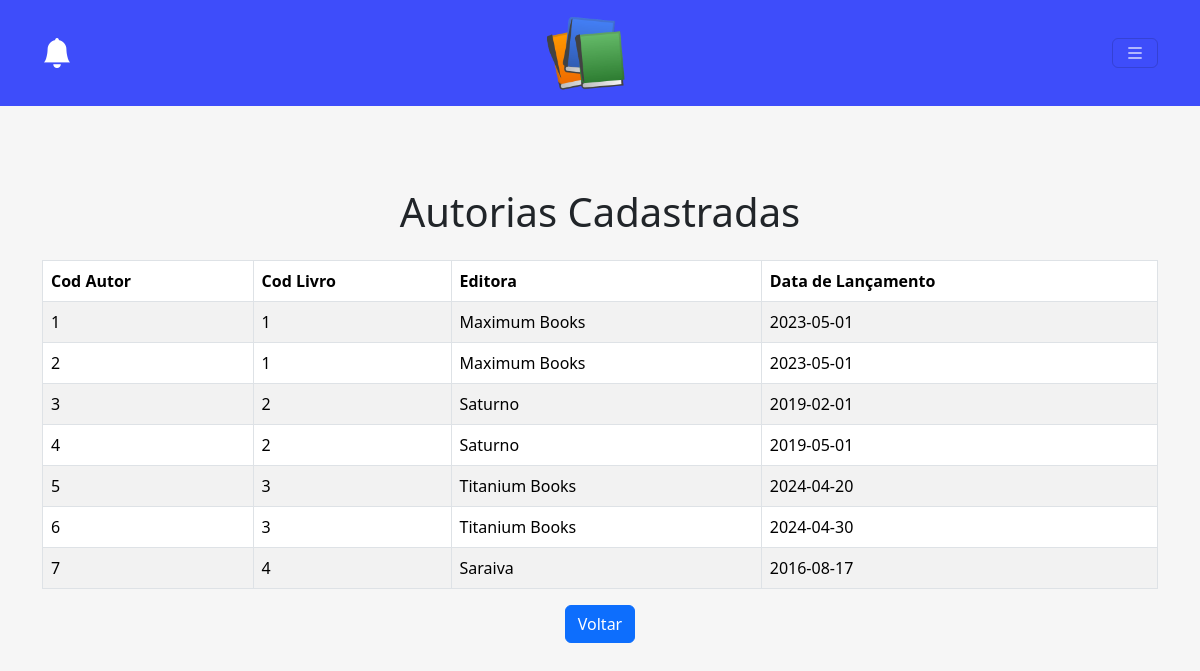
Screenshot of /listar_autoria.php with the database file from the repository.
### tables this page shows
CREATE TABLE `autoria` (
  `Cod_autor` int(11) NOT NULL,
  `Cod_livro` int(11) NOT NULL,
  `Data_Lancamento` date NOT NULL,
  `Editora` varchar(60) NOT NULL
);

### autoria.php (called while the page is built, shortened)
<?php
class Autoria
{
    public function listar()
    {
        try {
            $this->conn = new Conectar();
            $sql = $this->conn->query("SELECT cod_autor, cod_livro, editora, data_lancamento FROM autoria");
            $sql->execute();
            return $sql->fetchAll(PDO::FETCH_ASSOC);
        } catch (PDOException $exc) {
            echo "Erro ao executar consulta " . $exc->getMessage();
        }
    }
}
?>

### listar_autoria.php (the view, shortened to what this page needs)
<!DOCTYPE html>
<html lang="pt-br">
<head>
    <link rel="stylesheet" href="css/style.css">
    <link href="https://cdn.jsdelivr.net/npm/bootstrap@5.3.3/dist/css/bootstrap.min.css" rel="stylesheet">
    <link href="https://cdn.jsdelivr.net/npm/bootstrap-icons@1.20.0/font/bootstrap-icons.css" rel="stylesheet">
    <link href="https://cdn.jsdelivr.net/npm/bootstrap-icons@1.7.2/font/bootstrap-icons.css" rel="stylesheet">
</head>
<body class="custom-bg">
    <nav id="navbar" class="navbar mb-5 fixed-top">
        <div class="container d-flex justify-content-between align-items-center">
            <i class="bi bi-bell-fill bell-icon" id="bell-icon"></i>
            <a class="navbar-brand mx-auto" href="menu.html">
              <img src="img/bookicon.png" alt="Logo da Empresa" class="d-inline-block align-middle">
            </a>
            <button style="color: white;" class="navbar-toggler" type="button" id="menu-toggler" aria-controls="navbarNavDropdown"
            aria-expanded="false" aria-label="Toggle navigation">
              <i style="color: white;" class="bi bi-list"></i>
            </button>
        </div>
    </nav>
<br><br>
<div class="container mt-5 pt-5">
    <h1 class="text-center mb-4 mt-4">Autorias Cadastradas</h1>
    <table class="table table-striped table-bordered">
                        <thead>
                            <tr>
                                <th>Cod Autor</th>
                                <th>Cod Livro</th>
                                <th>Editora</th>
                                <th>Data de Lançamento</th>
                            </tr>
                        </thead>
                        <tbody>
                            <?php
                            include_once 'autoria.php';
                            $autoria = new Autoria();
                            $autorias = $autoria->listar();
                            foreach ($autorias as $autoria) {
                                ?>
                                <tr>
                                    <td><?php echo $autoria['cod_autor']; ?></td>
                                    <td><?php echo $autoria['cod_livro']; ?></td>
                                    <td><?php echo $autoria['editora']; ?></td>
                                    <td><?php echo $autoria['data_lancamento']; ?></td>
                                </tr>
                            <?php
                            }
                            ?>
                        </tbody>
                    </table>
                    <div class="text-center">
                        <a href="menu.html" class="btn btn-primary">Voltar</a>
                    </div>
                </div>
</body>
</html>

### css/style.css (style rules this page uses)
body { overflow-x: hidden; background-color: #f6f6f6; }
.navbar { background-color: #3E4DFA; display: flex; justify-content: space-between; align-items: center; position: relative; }
.navbar-brand { display: flex; align-items: center; margin: 0 auto; }
.navbar-brand img { width: 80px; height: 80px; }
.navbar-toggler, .back-button-navbar { color: white; border: none; font-size: 30px; cursor: pointer; background-color: #3E4DFA; }
.navbar-toggler { color: white; border: none; font-size: 30px; }
.bell-icon { color: white; font-size: 30px; cursor: pointer; }
.custom-bg { background-color: #f6f6f6; padding: 20px; margin: 0px; max-width: 100%; }

### rows the page displays
autoria: Cod_autor "1", Cod_livro "1", Editora "Maximum Books", Data_Lancamento "2023-05-01"
autoria: Cod_autor "2", Cod_livro "1", Editora "Maximum Books", Data_Lancamento "2023-05-01"
autoria: Cod_autor "3", Cod_livro "2", Editora "Saturno", Data_Lancamento "2019-02-01"
autoria: Cod_autor "4", Cod_livro "2", Editora "Saturno", Data_Lancamento "2019-05-01"
autoria: Cod_autor "5", Cod_livro "3", Editora "Titanium Books", Data_Lancamento "2024-04-20"
autoria: Cod_autor "6", Cod_livro "3", Editora "Titanium Books", Data_Lancamento "2024-04-30"
autoria: Cod_autor "7", Cod_livro "4", Editora "Saraiva", Data_Lancamento "2016-08-17"
